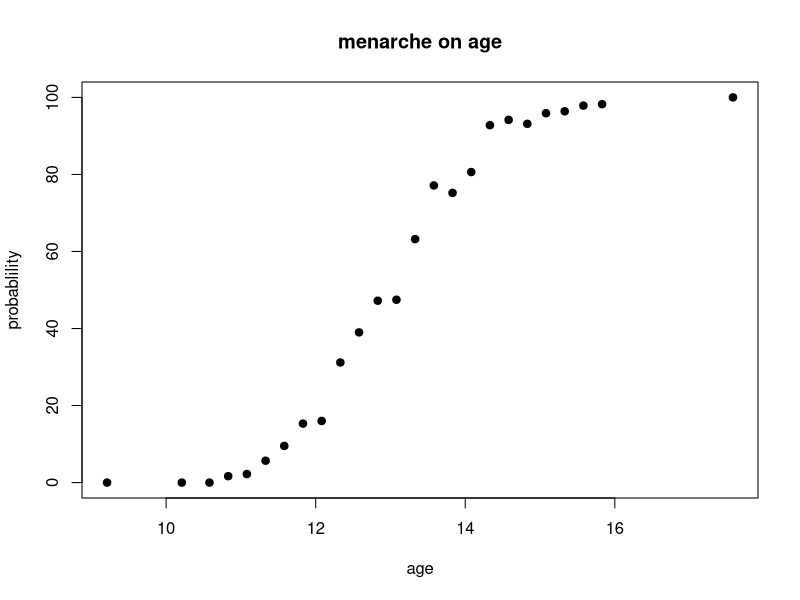
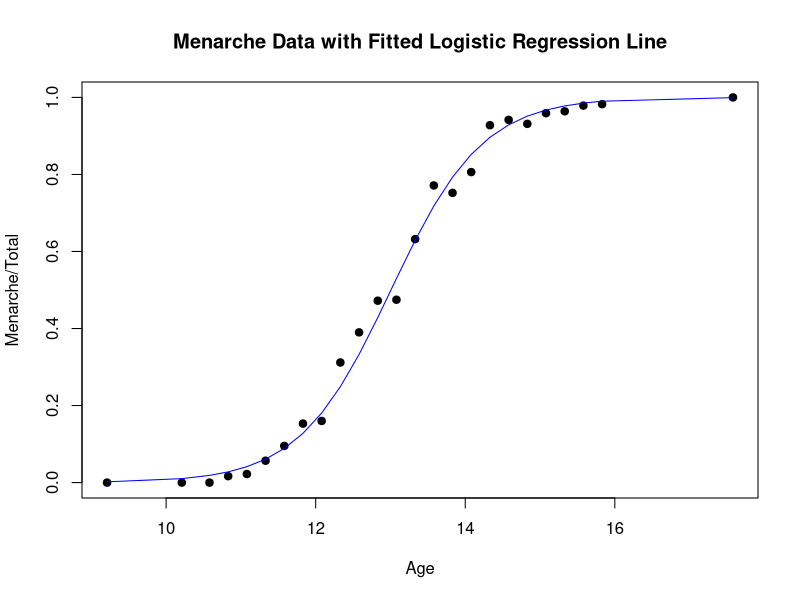

Generate these figures, in order, with R:
library(MASS)

#### 

data(menarche)
plot( (Menarche / Total) * 100 ~ Age, data = menarche, pch = 19, main = "menarche on age", 
      xlab = "age", ylab = "probablility")

#### logistic

menar.out <- glm(cbind(Menarche, Total - Menarche) ~ Age, data = menarche, 
                   family = binomial(link = "logit"))
summary(menar.out)

plot(Menarche / Total ~ Age, data = menarche, pch = 19)
lines(menarche$Age, menar.out$fitted.values, type = "l", col = "blue")
title(main = "Menarche Data with Fitted Logistic Regression Line")  

1-pchisq(26.703, 23)


##### 

menar <- menar.out$y

menar.data <- ifelse(menar< 0.5, "no", "yes")
menar.data <- factor(menar.data)

me.pred = predict(menar.out, newdata = menarche, type = "response")
me.pred

pred = ifelse(me.pred< 0.5, "no", "yes")
pred
pred = factor(pred)
pred

confusion.matrix = table(menar.data, pred)

error <- 1.0 - (sum(diag(confusion.matrix)) / sum(confusion.matrix)) 
error

confusion.matrix
diag(confusion.matrix)
sum(diag(confusion.matrix))
sum(confusion.matrix)

